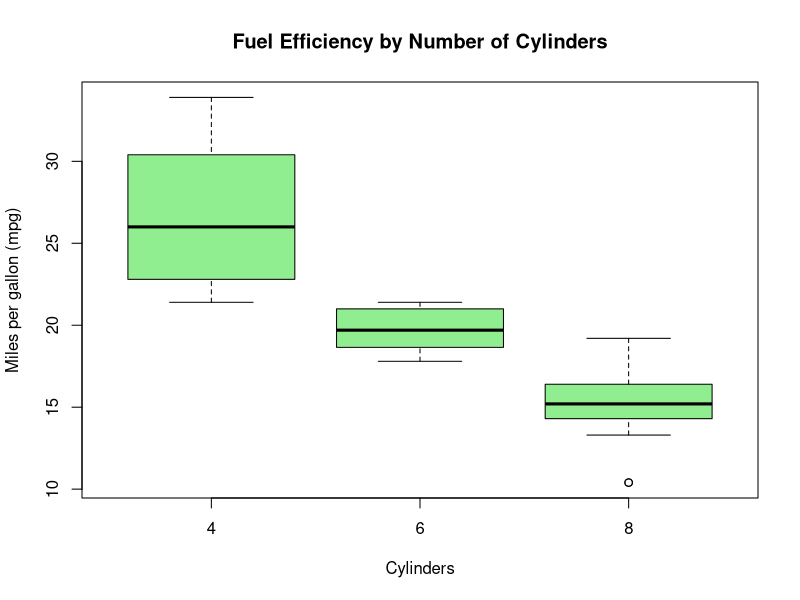

Source code (R):
boxplot(
  mpg ~ factor(cyl),
  data = mtcars,
  main = "Fuel Efficiency by Number of Cylinders",
  xlab = "Cylinders",
  ylab = "Miles per gallon (mpg)",
  col = "lightgreen"
)
